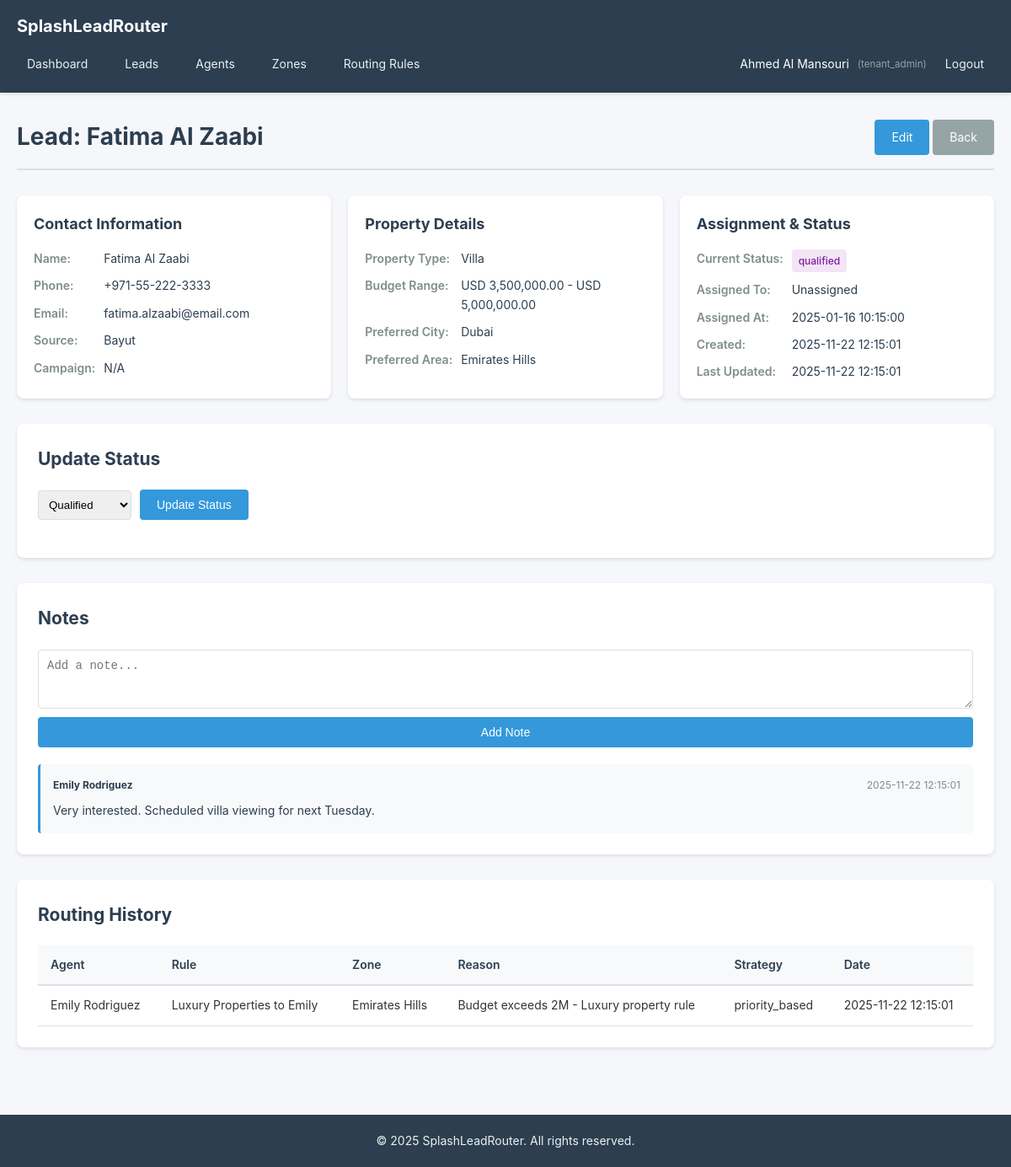
Screenshot of /leads/2 (signed in) with the database file from the repository.
### tables this page shows
CREATE TABLE `leads` (
  `id` INT UNSIGNED NOT NULL AUTO_INCREMENT,
  `tenant_id` INT UNSIGNED NOT NULL,
  `name` VARCHAR(255) NOT NULL,
  `phone` VARCHAR(50) NOT NULL,
  `email` VARCHAR(255) DEFAULT NULL,
  `source` VARCHAR(100) DEFAULT NULL,
  `source_id` INT UNSIGNED DEFAULT NULL COMMENT 'FK to lead_sources',
  `campaign` VARCHAR(255) DEFAULT NULL,
  `property_type` VARCHAR(100) DEFAULT NULL,
  `budget_min` DECIMAL(12,2) DEFAULT NULL,
  `budget_max` DECIMAL(12,2) DEFAULT NULL,
  `preferred_city` VARCHAR(100) DEFAULT NULL,
  `preferred_area` VARCHAR(100) DEFAULT NULL,
  `preferred_location` TEXT DEFAULT NULL,
  `notes` TEXT DEFAULT NULL,
  `status` ENUM('new', 'assigned', 'contacted', 'qualified', 'unqualified', 'closed_won', 'closed_lost') DEFAULT 'new',
  `assigned_agent_id` INT UNSIGNED DEFAULT NULL,
  `assigned_at` TIMESTAMP NULL DEFAULT NULL,
  `assignment_rule_id` INT UNSIGNED DEFAULT NULL,
  `first_contacted_at` TIMESTAMP NULL DEFAULT NULL,
  `qualified_at` TIMESTAMP NULL DEFAULT NULL,
  `closed_at` TIMESTAMP NULL DEFAULT NULL,
  `created_at` TIMESTAMP DEFAULT CURRENT_TIMESTAMP,
  `updated_at` TIMESTAMP DEFAULT CURRENT_TIMESTAMP ON UPDATE CURRENT_TIMESTAMP,
  PRIMARY KEY (`id`),
  INDEX `idx_tenant_id` (`tenant_id`),
  INDEX `idx_status` (`status`),
  INDEX `idx_assigned_agent_id` (`assigned_agent_id`),
  INDEX `idx_source` (`source`),
  INDEX `idx_created_at` (`created_at`),
  INDEX `idx_preferred_city` (`preferred_city`),
  FOREIGN KEY (`tenant_id`) REFERENCES `tenants`(`id`) ON DELETE CASCADE,
  FOREIGN KEY (`assigned_agent_id`) REFERENCES `users`(`id`) ON DELETE SET NULL,
  FOREIGN KEY (`source_id`) REFERENCES `lead_sources`(`id`) ON DELETE SET NULL,
  FOREIGN KEY (`assignment_rule_id`) REFERENCES `routing_rules`(`id`) ON DELETE SET NULL
);

CREATE TABLE `lead_notes` (
  `id` INT UNSIGNED NOT NULL AUTO_INCREMENT,
  `lead_id` INT UNSIGNED NOT NULL,
  `user_id` INT UNSIGNED NOT NULL,
  `note` TEXT NOT NULL,
  `created_at` TIMESTAMP DEFAULT CURRENT_TIMESTAMP,
  PRIMARY KEY (`id`),
  INDEX `idx_lead_id` (`lead_id`),
  INDEX `idx_user_id` (`user_id`),
  FOREIGN KEY (`lead_id`) REFERENCES `leads`(`id`) ON DELETE CASCADE,
  FOREIGN KEY (`user_id`) REFERENCES `users`(`id`) ON DELETE CASCADE
);

CREATE TABLE `users` (
  `id` INT UNSIGNED NOT NULL AUTO_INCREMENT,
  `tenant_id` INT UNSIGNED DEFAULT NULL COMMENT 'NULL for platform_admin',
  `name` VARCHAR(255) NOT NULL,
  `email` VARCHAR(255) NOT NULL,
  `password` VARCHAR(255) NOT NULL,
  `phone` VARCHAR(50) DEFAULT NULL,
  `role` ENUM('platform_admin', 'tenant_admin', 'agent', 'viewer') NOT NULL,
  `agent_level` ENUM('junior', 'senior') DEFAULT NULL COMMENT 'For agents only',
  `max_active_leads` INT DEFAULT 10 COMMENT 'Max open leads for agents',
  `is_active` TINYINT(1) DEFAULT 1,
  `created_at` TIMESTAMP DEFAULT CURRENT_TIMESTAMP,
  `updated_at` TIMESTAMP DEFAULT CURRENT_TIMESTAMP ON UPDATE CURRENT_TIMESTAMP,
  PRIMARY KEY (`id`),
  UNIQUE KEY `unique_email` (`email`),
  INDEX `idx_tenant_id` (`tenant_id`),
  INDEX `idx_role` (`role`),
  INDEX `idx_is_active` (`is_active`),
  FOREIGN KEY (`tenant_id`) REFERENCES `tenants`(`id`) ON DELETE CASCADE
);

CREATE TABLE `routing_logs` (
  `id` INT UNSIGNED NOT NULL AUTO_INCREMENT,
  `tenant_id` INT UNSIGNED NOT NULL,
  `lead_id` INT UNSIGNED NOT NULL,
  `selected_agent_id` INT UNSIGNED DEFAULT NULL,
  `rule_id` INT UNSIGNED DEFAULT NULL,
  `zone_id` INT UNSIGNED DEFAULT NULL,
  `reason` VARCHAR(255) DEFAULT NULL COMMENT 'Why this agent was selected',
  `strategy_used` VARCHAR(50) DEFAULT NULL,
  `created_at` TIMESTAMP DEFAULT CURRENT_TIMESTAMP,
  PRIMARY KEY (`id`),
  INDEX `idx_tenant_id` (`tenant_id`),
  INDEX `idx_lead_id` (`lead_id`),
  INDEX `idx_selected_agent_id` (`selected_agent_id`),
  INDEX `idx_created_at` (`created_at`),
  FOREIGN KEY (`tenant_id`) REFERENCES `tenants`(`id`) ON DELETE CASCADE,
  FOREIGN KEY (`lead_id`) REFERENCES `leads`(`id`) ON DELETE CASCADE,
  FOREIGN KEY (`selected_agent_id`) REFERENCES `users`(`id`) ON DELETE SET NULL,
  FOREIGN KEY (`rule_id`) REFERENCES `routing_rules`(`id`) ON DELETE SET NULL,
  FOREIGN KEY (`zone_id`) REFERENCES `zones`(`id`) ON DELETE SET NULL
);

CREATE TABLE `routing_rules` (
  `id` INT UNSIGNED NOT NULL AUTO_INCREMENT,
  `tenant_id` INT UNSIGNED NOT NULL,
  `name` VARCHAR(255) NOT NULL,
  `rule_type` ENUM('zone_based', 'budget_based', 'property_type_based', 'source_based', 'custom') NOT NULL,
  `priority` INT DEFAULT 1 COMMENT 'Lower number = higher priority',
  `conditions` TEXT DEFAULT NULL COMMENT 'JSON conditions',
  `assignment_strategy` ENUM('round_robin', 'least_active', 'priority_based', 'weighted') DEFAULT 'round_robin',
  `target_agent_ids` TEXT DEFAULT NULL COMMENT 'JSON array of agent IDs',
  `target_zone_ids` TEXT DEFAULT NULL COMMENT 'JSON array of zone IDs',
  `is_active` TINYINT(1) DEFAULT 1,
  `created_at` TIMESTAMP DEFAULT CURRENT_TIMESTAMP,
  `updated_at` TIMESTAMP DEFAULT CURRENT_TIMESTAMP ON UPDATE CURRENT_TIMESTAMP,
  PRIMARY KEY (`id`),
  INDEX `idx_tenant_id` (`tenant_id`),
  INDEX `idx_rule_type` (`rule_type`),
  INDEX `idx_priority` (`priority`),
  INDEX `idx_is_active` (`is_active`),
  FOREIGN KEY (`tenant_id`) REFERENCES `tenants`(`id`) ON DELETE CASCADE
);

CREATE TABLE `zones` (
  `id` INT UNSIGNED NOT NULL AUTO_INCREMENT,
  `tenant_id` INT UNSIGNED NOT NULL,
  `name` VARCHAR(255) NOT NULL,
  `country` VARCHAR(100) DEFAULT NULL,
  `region` VARCHAR(100) DEFAULT NULL,
  `city` VARCHAR(100) DEFAULT NULL,
  `subarea` VARCHAR(100) DEFAULT NULL,
  `custom_label` VARCHAR(255) DEFAULT NULL,
  `polygon_data` TEXT DEFAULT NULL COMMENT 'JSON for map coordinates',
  `is_active` TINYINT(1) DEFAULT 1,
  `created_at` TIMESTAMP DEFAULT CURRENT_TIMESTAMP,
  `updated_at` TIMESTAMP DEFAULT CURRENT_TIMESTAMP ON UPDATE CURRENT_TIMESTAMP,
  PRIMARY KEY (`id`),
  INDEX `idx_tenant_id` (`tenant_id`),
  INDEX `idx_city` (`city`),
  INDEX `idx_is_active` (`is_active`),
  FOREIGN KEY (`tenant_id`) REFERENCES `tenants`(`id`) ON DELETE CASCADE
);

### app/views/leads/show.php (the view, shortened to what the rows shown need)
<?php
require_once __DIR__ . '/../layouts/header.php';
?>
<div class="page-header">
    <h1>Lead: <?php echo View::escape($lead['name']); ?></h1>
    <div>
        <a href="/leads/<?php echo $lead['id']; ?>/edit" class="btn">Edit</a>
        <a href="/leads" class="btn btn-secondary">Back</a>
    </div>
</div>
<div class="lead-details">
    <div class="details-grid">
        <div class="detail-section">
            <h2>Contact Information</h2>
            <dl>
                <dt>Name:</dt>
                <dd><?php echo View::escape($lead['name']); ?></dd>
                <dt>Phone:</dt>
                <dd><?php echo View::escape($lead['phone']); ?></dd>
                <dt>Email:</dt>
                <dd><?php echo View::escape($lead['email'] ?? 'N/A'); ?></dd>
                <dt>Source:</dt>
                <dd><?php echo View::escape($lead['source']); ?></dd>
                <dt>Campaign:</dt>
                <dd><?php echo View::escape($lead['campaign'] ?? 'N/A'); ?></dd>
            </dl>
        </div>
        <div class="detail-section">
            <h2>Property Details</h2>
            <dl>
                <dt>Property Type:</dt>
                <dd><?php echo View::escape($lead['property_type'] ?? 'N/A'); ?></dd>
                <dt>Budget Range:</dt>
                <dd><?php echo $lead['budget_min'] ? View::formatCurrency($lead['budget_min']) : 'N/A'; ?> - <?php echo $lead['budget_max'] ? View::formatCurrency($lead['budget_max']) : 'N/A'; ?></dd>
                <dt>Preferred City:</dt>
                <dd><?php echo View::escape($lead['preferred_city'] ?? 'N/A'); ?></dd>
                <dt>Preferred Area:</dt>
                <dd><?php echo View::escape($lead['preferred_area'] ?? 'N/A'); ?></dd>
            </dl>
        </div>
        <div class="detail-section">
            <h2>Assignment & Status</h2>
            <dl>
                <dt>Current Status:</dt>
                <dd><span class="badge badge-<?php echo $lead['status']; ?>"><?php echo View::escape($lead['status']); ?></span></dd>
                <dt>Assigned To:</dt>
                <dd><?php echo View::escape($lead['agent_name'] ?? 'Unassigned'); ?></dd>
                <dt>Assigned At:</dt>
                <dd><?php echo $lead['assigned_at'] ? View::formatDate($lead['assigned_at']) : 'N/A'; ?></dd>
                <dt>Created:</dt>
                <dd><?php echo View::formatDate($lead['created_at']); ?></dd>
                <dt>Last Updated:</dt>
                <dd><?php echo View::formatDate($lead['updated_at']); ?></dd>
            </dl>
        </div>
    </div>
    <div class="status-update">
        <h2>Update Status</h2>
        <form method="POST" action="/leads/<?php echo $lead['id']; ?>/status" class="inline-form">
            <select name="status">
                <option value="qualified" <?php echo $lead['status'] === 'qualified' ? 'selected' : ''; ?>>Qualified</option>
            </select>
            <button type="submit" class="btn btn-primary">Update Status</button>
        </form>
    </div>
    <div class="notes-section">
        <h2>Notes</h2>
        <form method="POST" action="/leads/<?php echo $lead['id']; ?>/notes" class="note-form">
            <textarea name="note" rows="3" placeholder="Add a note..." required></textarea>
            <button type="submit" class="btn btn-primary">Add Note</button>
        </form>
        <div class="notes-list">
            <?php if (empty($notes)): ?>
            <p>No notes yet.</p>
            <?php else: ?>
            <?php foreach ($notes as $note): ?>
            <div class="note-item">
                <div class="note-header">
                    <strong><?php echo View::escape($note['user_name']); ?></strong>
                    <span><?php echo View::formatDate($note['created_at']); ?></span>
                </div>
                <div class="note-body">
                    <?php echo nl2br(View::escape($note['note'])); ?>
                </div>
            </div>
            <?php endforeach; ?>
            <?php endif; ?>
        </div>
    </div>
    <?php if (!empty($logs)): ?>
    <div class="routing-logs">
        <h2>Routing History</h2>
        <table class="data-table">
            <thead>
                <tr>
                    <th>Agent</th>
                    <th>Rule</th>
                    <th>Zone</th>
                    <th>Reason</th>
                    <th>Strategy</th>
                    <th>Date</th>
                </tr>
            </thead>
            <tbody>
                <?php foreach ($logs as $log): ?>
                <tr>
                    <td><?php echo View::escape($log['agent_name'] ?? 'N/A'); ?></td>
                    <td><?php echo View::escape($log['rule_name'] ?? 'N/A'); ?></td>
                    <td><?php echo View::escape($log['zone_name'] ?? 'N/A'); ?></td>
                    <td><?php echo View::escape($log['reason']); ?></td>
                    <td><?php echo View::escape($log['strategy_used']); ?></td>
                    <td><?php echo View::formatDate($log['created_at']); ?></td>
                </tr>
                <?php endforeach; ?>
            </tbody>
        </table>
    </div>
    <?php endif; ?>
</div>
<?php require_once __DIR__ . '/../layouts/footer.php'; ?>

### app/core/Router.php (shortened to what the rows shown need)
<?php
class Router {
    private $routes = [];
    private function addRoute($method, $path, $controller, $action, $name = null) {
        $pattern = $this->convertPathToRegex($path);
        $this->routes[] = [
            'method' => $method,
            'path' => $path,
            'pattern' => $pattern,
            'controller' => $controller,
            'action' => $action
        ];
    }
    private function convertPathToRegex($path) {
        $pattern = preg_replace('/\/:([a-zA-Z0-9_]+)/', '/(?P<$1>[a-zA-Z0-9_-]+)', $path);
        return '#^' . $pattern . '$#';
    }
    public function dispatch() {
        $requestMethod = $_SERVER['REQUEST_METHOD'];
        $requestUri = $_SERVER['REQUEST_URI'];
        $requestUri = strtok($requestUri, '?');
        $requestUri = rtrim($requestUri, '/');
        foreach ($this->routes as $route) {
            if ($route['method'] === $requestMethod && preg_match($route['pattern'], $requestUri, $matches)) {
                $params = array_filter($matches, 'is_string', ARRAY_FILTER_USE_KEY);
                $controller = new $controllerName();
                $action = $route['action'];
                call_user_func_array([$controller, $action], $params);
                return;
            }
        }
    }
}

### app/views/layouts/header.php (shortened to what the rows shown need)
<!DOCTYPE html>
<html lang="en">
<head>
    <link rel="stylesheet" href="/assets/css/style.css">
</head>
<body>
    <?php if (isset($_SESSION['user_id'])): ?>
    <nav class="navbar">
        <div class="container">
            <div class="navbar-brand">
                <a href="/dashboard">SplashLeadRouter</a>
            </div>
            <div class="navbar-menu">
                <a href="/dashboard">Dashboard</a>
                <a href="/leads">Leads</a>
                <?php if (in_array($_SESSION['user_role'], ['tenant_admin', 'platform_admin'])): ?>
                <a href="/agents">Agents</a>
                <a href="/zones">Zones</a>
                <a href="/routing-rules">Routing Rules</a>
                <?php endif; ?>
                <div class="navbar-user">
                    <span><?php echo View::escape($_SESSION['user_name']); ?></span>
                    <small>(<?php echo View::escape($_SESSION['user_role']); ?>)</small>
                    <a href="/logout">Logout</a>
                </div>
            </div>
        </div>
    </nav>
    <?php endif; ?>
    <main class="main-content">
        <div class="container">

### app/views/layouts/footer.php (shortened to what the rows shown need)
        </div>
    </main>
    <footer class="footer">
        <div class="container">
            <p>&copy; <?php echo date('Y'); ?> SplashLeadRouter. All rights reserved.</p>
        </div>
    </footer>
</body>
</html>

### rows the page displays
leads: name "Fatima Al Zaabi", phone "+971-55-222-3333", email "fatima.alzaabi@email.com", source "Bayut", campaign "N/A", property_type "Villa", budget_min "USD 3,500,000.00", budget_max "USD 5,000,000.00", preferred_city "Dubai", preferred_area "Emirates Hills", status "qualified", agent_name "Unassigned", assigned_at "2025-01-16 10:15:00", created_at "2025-11-22 12:15:01", updated_at "2025-11-22 12:15:01", status "Qualified"
lead_notes: user.name "Emily Rodriguez", created_at "2025-11-22 12:15:01", note "Very interested. Scheduled villa viewing for next Tuesday."
routing_logs: selected_agent.name "Emily Rodriguez", rule.name "Luxury Properties to Emily", zone.name "Emirates Hills", reason "Budget exceeds 2M - Luxury property rule", strategy_used "priority_based", created_at "2025-11-22 12:15:01"
